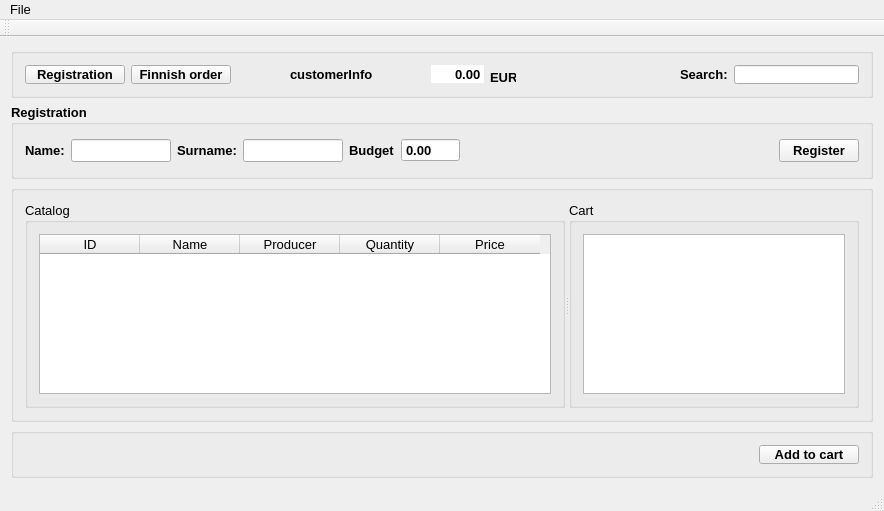
<?xml version="1.0" encoding="UTF-8"?>
<ui version="4.0">
 <class>eShopGUIClass</class>
 <widget class="QMainWindow" name="eShopGUIClass">
  <property name="geometry">
   <rect>
    <x>0</x>
    <y>0</y>
    <width>863</width>
    <height>511</height>
   </rect>
  </property>
  <property name="font">
   <font>
    <family>Arial</family>
    <pointsize>10</pointsize>
   </font>
  </property>
  <property name="windowTitle">
   <string>eShopGUI</string>
  </property>
  <widget class="QWidget" name="centralWidget">
   <layout class="QVBoxLayout" name="verticalLayout">
    <item>
     <widget class="QGroupBox" name="groupBox_Main">
      <property name="minimumSize">
       <size>
        <width>0</width>
        <height>50</height>
       </size>
      </property>
      <property name="maximumSize">
       <size>
        <width>16777215</width>
        <height>50</height>
       </size>
      </property>
      <property name="title">
       <string/>
      </property>
      <layout class="QHBoxLayout" name="horizontalLayout_2">
       <item>
        <widget class="QPushButton" name="button_CustomerRegistration">
         <property name="minimumSize">
          <size>
           <width>100</width>
           <height>0</height>
          </size>
         </property>
         <property name="maximumSize">
          <size>
           <width>100</width>
           <height>16777215</height>
          </size>
         </property>
         <property name="font">
          <font>
           <family>Arial</family>
           <pointsize>10</pointsize>
           <weight>75</weight>
           <bold>true</bold>
          </font>
         </property>
         <property name="text">
          <string>Registration</string>
         </property>
        </widget>
       </item>
       <item>
        <widget class="QPushButton" name="button_FinnishOrder">
         <property name="minimumSize">
          <size>
           <width>100</width>
           <height>0</height>
          </size>
         </property>
         <property name="font">
          <font>
           <family>Arial</family>
           <pointsize>10</pointsize>
           <weight>75</weight>
           <bold>true</bold>
          </font>
         </property>
         <property name="text">
          <string>Finnish order</string>
         </property>
        </widget>
       </item>
       <item>
        <spacer name="horizontalSpacer_4">
         <property name="orientation">
          <enum>Qt::Horizontal</enum>
         </property>
         <property name="sizeHint" stdset="0">
          <size>
           <width>40</width>
           <height>20</height>
          </size>
         </property>
        </spacer>
       </item>
       <item>
        <widget class="QLabel" name="label_CustomerInfo">
         <property name="font">
          <font>
           <family>Arial</family>
           <pointsize>10</pointsize>
           <weight>75</weight>
           <bold>true</bold>
          </font>
         </property>
         <property name="text">
          <string>customerInfo</string>
         </property>
        </widget>
       </item>
       <item>
        <spacer name="horizontalSpacer_3">
         <property name="orientation">
          <enum>Qt::Horizontal</enum>
         </property>
         <property name="sizeHint" stdset="0">
          <size>
           <width>40</width>
           <height>20</height>
          </size>
         </property>
        </spacer>
       </item>
       <item>
        <widget class="QDoubleSpinBox" name="doubleSpinBox_ShowBudget">
         <property name="font">
          <font>
           <family>Arial</family>
           <pointsize>10</pointsize>
           <weight>75</weight>
           <bold>true</bold>
          </font>
         </property>
         <property name="frame">
          <bool>false</bool>
         </property>
         <property name="alignment">
          <set>Qt::AlignRight|Qt::AlignTrailing|Qt::AlignVCenter</set>
         </property>
         <property name="buttonSymbols">
          <enum>QAbstractSpinBox::NoButtons</enum>
         </property>
         <property name="maximum">
          <double>1000.000000000000000</double>
         </property>
        </widget>
       </item>
       <item>
        <widget class="QLabel" name="label_EUR">
         <property name="minimumSize">
          <size>
           <width>26</width>
           <height>24</height>
          </size>
         </property>
         <property name="maximumSize">
          <size>
           <width>26</width>
           <height>24</height>
          </size>
         </property>
         <property name="font">
          <font>
           <family>Arial</family>
           <pointsize>10</pointsize>
           <weight>75</weight>
           <bold>true</bold>
          </font>
         </property>
         <property name="text">
          <string>EUR</string>
         </property>
        </widget>
       </item>
       <item>
        <spacer name="horizontalSpacer_5">
         <property name="orientation">
          <enum>Qt::Horizontal</enum>
         </property>
         <property name="sizeHint" stdset="0">
          <size>
           <width>40</width>
           <height>20</height>
          </size>
         </property>
        </spacer>
       </item>
       <item>
        <spacer name="horizontalSpacer_6">
         <property name="orientation">
          <enum>Qt::Horizontal</enum>
         </property>
         <property name="sizeHint" stdset="0">
          <size>
           <width>40</width>
           <height>20</height>
          </size>
         </property>
        </spacer>
       </item>
       <item>
        <spacer name="horizontalSpacer">
         <property name="orientation">
          <enum>Qt::Horizontal</enum>
         </property>
         <property name="sizeHint" stdset="0">
          <size>
           <width>40</width>
           <height>20</height>
          </size>
         </property>
        </spacer>
       </item>
       <item>
        <widget class="QLabel" name="label_Search">
         <property name="font">
          <font>
           <family>Arial</family>
           <pointsize>10</pointsize>
           <weight>75</weight>
           <bold>true</bold>
          </font>
         </property>
         <property name="text">
          <string>Search:</string>
         </property>
        </widget>
       </item>
       <item>
        <widget class="QLineEdit" name="inputBox_SearchedItem">
         <property name="maximumSize">
          <size>
           <width>150</width>
           <height>16777215</height>
          </size>
         </property>
         <property name="text">
          <string/>
         </property>
        </widget>
       </item>
      </layout>
     </widget>
    </item>
    <item>
     <widget class="QGroupBox" name="groupBox_RegistrationWindow">
      <property name="minimumSize">
       <size>
        <width>0</width>
        <height>75</height>
       </size>
      </property>
      <property name="maximumSize">
       <size>
        <width>16777215</width>
        <height>75</height>
       </size>
      </property>
      <property name="font">
       <font>
        <family>Arial</family>
        <pointsize>10</pointsize>
        <weight>75</weight>
        <bold>true</bold>
       </font>
      </property>
      <property name="title">
       <string>Registration</string>
      </property>
      <layout class="QHBoxLayout" name="horizontalLayout_3">
       <item>
        <widget class="QLabel" name="label_CustomerName">
         <property name="font">
          <font>
           <family>Arial</family>
           <pointsize>10</pointsize>
           <weight>75</weight>
           <bold>true</bold>
          </font>
         </property>
         <property name="text">
          <string>Name:</string>
         </property>
        </widget>
       </item>
       <item>
        <widget class="QLineEdit" name="lineEdit_CustomerName">
         <property name="minimumSize">
          <size>
           <width>100</width>
           <height>0</height>
          </size>
         </property>
         <property name="maximumSize">
          <size>
           <width>100</width>
           <height>16777215</height>
          </size>
         </property>
        </widget>
       </item>
       <item>
        <widget class="QLabel" name="label_CustomerSurname">
         <property name="font">
          <font>
           <family>Arial</family>
           <pointsize>10</pointsize>
           <weight>75</weight>
           <bold>true</bold>
          </font>
         </property>
         <property name="text">
          <string>Surname:</string>
         </property>
        </widget>
       </item>
       <item>
        <widget class="QLineEdit" name="lineEdit_CustomerSurname">
         <property name="minimumSize">
          <size>
           <width>100</width>
           <height>0</height>
          </size>
         </property>
         <property name="maximumSize">
          <size>
           <width>100</width>
           <height>16777215</height>
          </size>
         </property>
        </widget>
       </item>
       <item>
        <widget class="QLabel" name="label_Budget">
         <property name="font">
          <font>
           <family>Arial</family>
           <pointsize>10</pointsize>
           <weight>75</weight>
           <bold>true</bold>
          </font>
         </property>
         <property name="text">
          <string>Budget</string>
         </property>
        </widget>
       </item>
       <item>
        <widget class="QDoubleSpinBox" name="doubleSpinBox_Budget">
         <property name="frame">
          <bool>true</bool>
         </property>
         <property name="buttonSymbols">
          <enum>QAbstractSpinBox::NoButtons</enum>
         </property>
         <property name="maximum">
          <double>1000.000000000000000</double>
         </property>
        </widget>
       </item>
       <item>
        <spacer name="horizontalSpacer_2">
         <property name="orientation">
          <enum>Qt::Horizontal</enum>
         </property>
         <property name="sizeHint" stdset="0">
          <size>
           <width>40</width>
           <height>20</height>
          </size>
         </property>
        </spacer>
       </item>
       <item>
        <widget class="QPushButton" name="button_Register">
         <property name="font">
          <font>
           <family>Arial</family>
           <pointsize>10</pointsize>
           <weight>75</weight>
           <bold>true</bold>
          </font>
         </property>
         <property name="text">
          <string>Register</string>
         </property>
        </widget>
       </item>
      </layout>
     </widget>
    </item>
    <item>
     <widget class="QGroupBox" name="groupBox_ShowProducts">
      <property name="title">
       <string/>
      </property>
      <layout class="QHBoxLayout" name="horizontalLayout_5">
       <item>
        <widget class="QSplitter" name="splitter">
         <property name="orientation">
          <enum>Qt::Horizontal</enum>
         </property>
         <widget class="QGroupBox" name="groupBox_Catalog">
          <property name="minimumSize">
           <size>
            <width>540</width>
            <height>0</height>
           </size>
          </property>
          <property name="title">
           <string>Catalog</string>
          </property>
          <layout class="QHBoxLayout" name="horizontalLayout">
           <item>
            <widget class="QTableWidget" name="tableWidget_Catalog">
             <property name="minimumSize">
              <size>
               <width>0</width>
               <height>0</height>
              </size>
             </property>
             <property name="cursor" stdset="0">
              <cursorShape>ArrowCursor</cursorShape>
             </property>
             <property name="frameShape">
              <enum>QFrame::StyledPanel</enum>
             </property>
             <property name="frameShadow">
              <enum>QFrame::Sunken</enum>
             </property>
             <property name="editTriggers">
              <set>QAbstractItemView::NoEditTriggers</set>
             </property>
             <attribute name="horizontalHeaderDefaultSectionSize">
              <number>100</number>
             </attribute>
             <attribute name="horizontalHeaderHighlightSections">
              <bool>true</bool>
             </attribute>
             <attribute name="verticalHeaderVisible">
              <bool>false</bool>
             </attribute>
             <attribute name="verticalHeaderHighlightSections">
              <bool>false</bool>
             </attribute>
             <column>
              <property name="text">
               <string>ID</string>
              </property>
             </column>
             <column>
              <property name="text">
               <string>Name</string>
              </property>
             </column>
             <column>
              <property name="text">
               <string>Producer</string>
              </property>
             </column>
             <column>
              <property name="text">
               <string>Quantity</string>
              </property>
             </column>
             <column>
              <property name="text">
               <string>Price</string>
              </property>
             </column>
            </widget>
           </item>
          </layout>
         </widget>
         <widget class="QGroupBox" name="groupBox_Cart">
          <property name="minimumSize">
           <size>
            <width>290</width>
            <height>0</height>
           </size>
          </property>
          <property name="title">
           <string>Cart</string>
          </property>
          <layout class="QHBoxLayout" name="horizontalLayout_6">
           <item>
            <widget class="QListWidget" name="listWidget_Cart">
             <property name="maximumSize">
              <size>
               <width>16777215</width>
               <height>16777215</height>
              </size>
             </property>
            </widget>
           </item>
          </layout>
         </widget>
        </widget>
       </item>
      </layout>
     </widget>
    </item>
    <item>
     <widget class="QGroupBox" name="groupBox_Buttom">
      <property name="minimumSize">
       <size>
        <width>0</width>
        <height>50</height>
       </size>
      </property>
      <property name="maximumSize">
       <size>
        <width>16777215</width>
        <height>50</height>
       </size>
      </property>
      <property name="title">
       <string/>
      </property>
      <layout class="QHBoxLayout" name="horizontalLayout_4">
       <item>
        <spacer name="horizontalSpacer_7">
         <property name="orientation">
          <enum>Qt::Horizontal</enum>
         </property>
         <property name="sizeHint" stdset="0">
          <size>
           <width>40</width>
           <height>20</height>
          </size>
         </property>
        </spacer>
       </item>
       <item>
        <widget class="QPushButton" name="button_AddToCart">
         <property name="minimumSize">
          <size>
           <width>100</width>
           <height>0</height>
          </size>
         </property>
         <property name="font">
          <font>
           <family>Arial</family>
           <pointsize>10</pointsize>
           <weight>75</weight>
           <bold>true</bold>
          </font>
         </property>
         <property name="text">
          <string>Add to cart</string>
         </property>
        </widget>
       </item>
      </layout>
     </widget>
    </item>
   </layout>
  </widget>
  <widget class="QMenuBar" name="menuBar">
   <property name="geometry">
    <rect>
     <x>0</x>
     <y>0</y>
     <width>863</width>
     <height>22</height>
    </rect>
   </property>
   <widget class="QMenu" name="menuFile">
    <property name="title">
     <string>File</string>
    </property>
    <addaction name="action_ImportProducts"/>
   </widget>
   <addaction name="menuFile"/>
  </widget>
  <widget class="QToolBar" name="mainToolBar">
   <attribute name="toolBarArea">
    <enum>TopToolBarArea</enum>
   </attribute>
   <attribute name="toolBarBreak">
    <bool>false</bool>
   </attribute>
  </widget>
  <widget class="QStatusBar" name="statusBar"/>
  <action name="action_ImportProducts">
   <property name="text">
    <string>Import products</string>
   </property>
  </action>
 </widget>
 <layoutdefault spacing="6" margin="11"/>
 <resources>
  <include location="eShopGUI.qrc"/>
 </resources>
 <connections/>
</ui>
